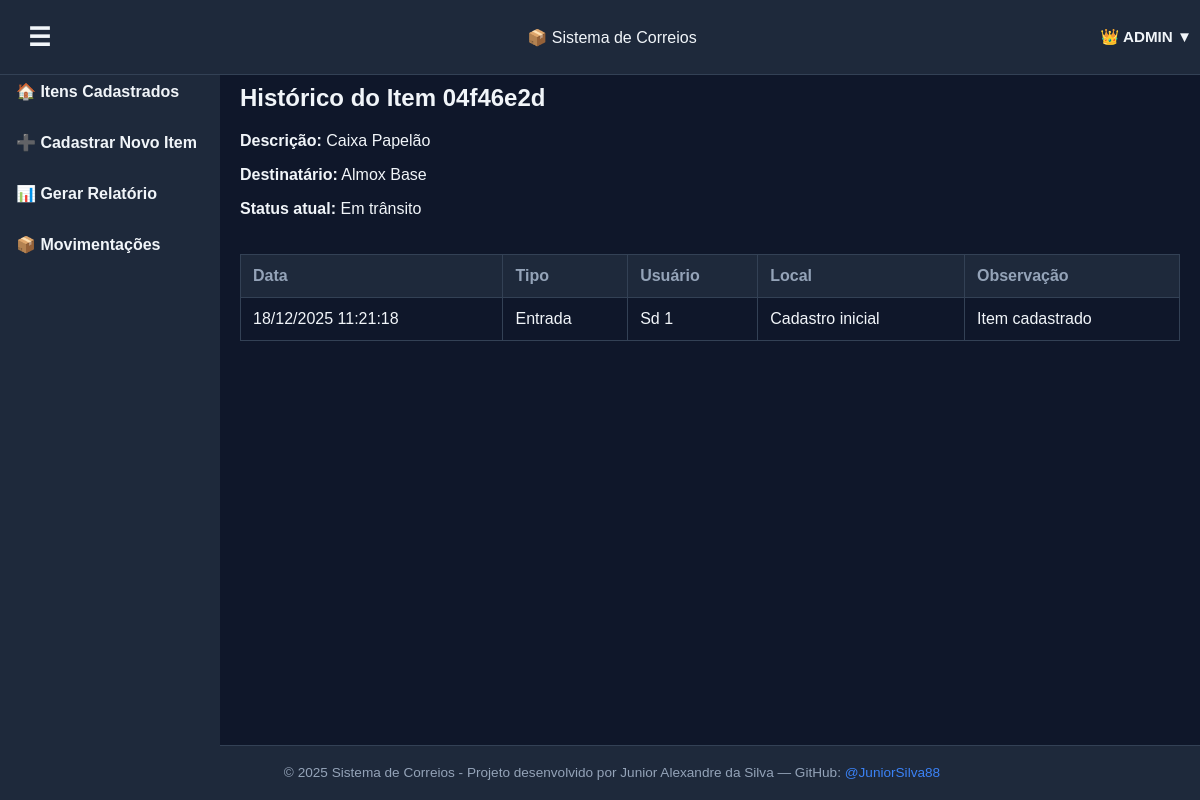
The app's page /item_history/04f46e2d (signed in), older data.
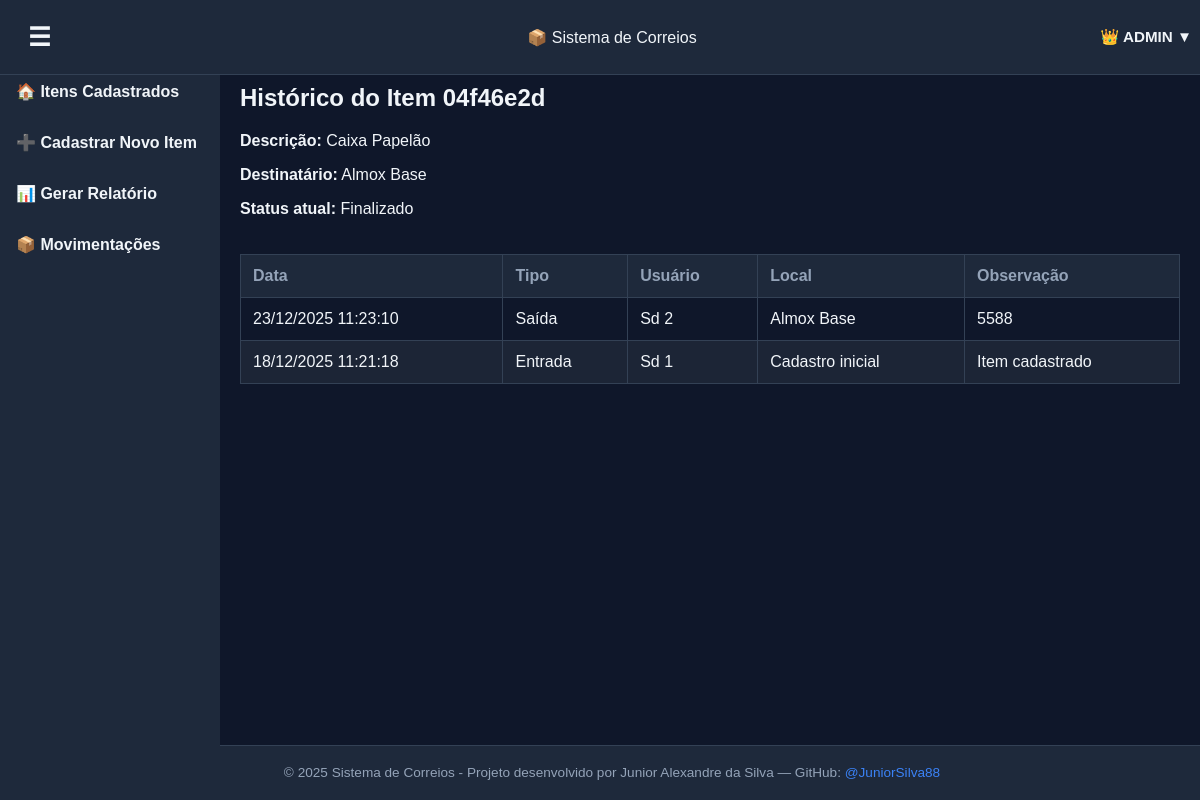
The same page, newer data.
### app.py (models this page shows)
class Item(db.Model):
    id = db.Column(db.Integer, primary_key=True)
    protocol = db.Column(db.String(20), unique=True, nullable=False)
    sender = db.Column(db.String(100))
    recipient = db.Column(db.String(100))
    description = db.Column(db.String(200))
    status = db.Column(db.String(50))
    closed = db.Column(db.DateTime, nullable=True)

class Movement(db.Model):
    id = db.Column(db.Integer, primary_key=True)
    protocol = db.Column(db.String(50), nullable=False)
    type = db.Column(db.String(20), nullable=False)  # Entrada ou Saída
    location = db.Column(db.String(100))
    note = db.Column(db.String(200))
    created_at = db.Column(db.DateTime, default=datetime.now)
    user = db.Column(db.String(50), nullable=False)  # Novo campo: usuário responsável

### app.py (the view)
@app.route("/item_history/<protocol>")
@login_required
def item_history(protocol):
    item = Item.query.filter_by(protocol=protocol).first_or_404()
    movements = Movement.query.filter_by(protocol=protocol)\
                              .order_by(Movement.created_at.desc()).all()
    return render_template("item_history.html", item=item, movements=movements)

### app.py (called while the page is built)
@login_manager.user_loader
def load_user(user_id):
    return User.query.get(int(user_id))

### templates/item_history.html
{% extends "base.html" %}
{% block content %}
<section class="panel-card">
  <h2>Histórico do Item {{ item.protocol }}</h2>
  <p><strong>Descrição:</strong> {{ item.description }}</p>
  <p><strong>Destinatário:</strong> {{ item.recipient }}</p>
  <p><strong>Status atual:</strong> {{ item.status }}</p>
  <div class="table-container">
    <table>
      <thead>
        <tr>
          <th>Data</th>
          <th>Tipo</th>
          <th>Usuário</th>
          <th>Local</th>
          <th>Observação</th>
        </tr>
      </thead>
      <tbody>
        {% for move in movements %}
        <tr>
          <td>{{ move.created_at.strftime('%d/%m/%Y %H:%M:%S') }}</td>
          <td>{{ move.type }}</td>
          <td>{{ move.user }}</td>
          <td>{{ move.location }}</td>
          <td>{{ move.note }}</td>
        </tr>
        {% endfor %}
      </tbody>
    </table>
  </div>
</section>
{% endblock %}

Row changes from the older to the newer data that the page shows:
changed Item "Caixa Papelão": status "Em trânsito" → "Finalizado"
added Movement: created_at "23/12/2025 11:23:10", type "Saída", user "Sd 2", location "Almox Base", note "5588"
